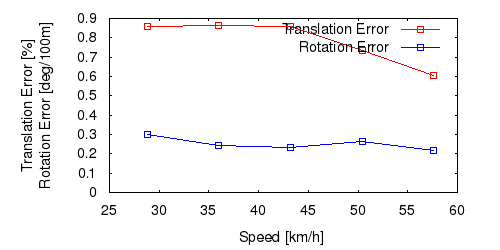

The gnuplot source for this figure:
set term postscript eps enhanced color
set output "09_trs.eps"
set size ratio 0.5
set yrange [0:*]
set xlabel "Speed [km/h]"
set ylabel "Translation Error [%]\nRotation Error [deg/100m]"
plot "09_ts.txt" using ($1*3.6):($2*100) title 'Translation Error' lc rgb "#FF0000" pt 4 w linespoints,"09_rs.txt" using ($1*3.6):($2*57.3*100) title 'Rotation Error' lc rgb "#0000FF" pt 4 w linespoints
